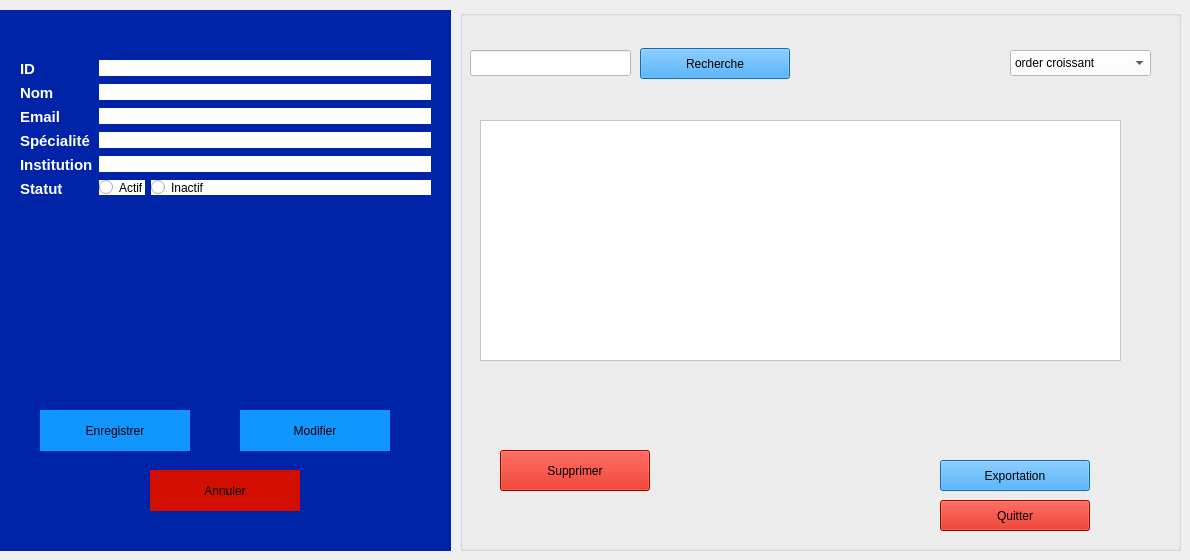
     <widget class="QWidget" name="stackedWidgetPage4">
      <widget class="QGroupBox" name="groupBox_Reviewer_Form">
       <property name="geometry">
        <rect>
         <x>0</x>
         <y>10</y>
         <width>451</width>
         <height>541</height>
        </rect>
       </property>
       <property name="styleSheet">
        <string notr="true">background-color: rgb(0, 36, 168);
border: #A8D3F0;</string>
       </property>
       <property name="title">
        <string/>
       </property>
       <widget class="QWidget" name="formLayoutWidget_Reviewer">
        <property name="geometry">
         <rect>
          <x>20</x>
          <y>50</y>
          <width>411</width>
          <height>261</height>
         </rect>
        </property>
        <layout class="QFormLayout" name="formLayout_Reviewer">
         <item row="0" column="0">
          <widget class="QLabel" name="label_Rev_ID">
           <property name="text">
            <string>&lt;html&gt;&lt;head/&gt;&lt;body&gt;&lt;p&gt;&lt;span style=&quot; font-size:11pt; font-weight:700; color:#ffffff;&quot;&gt;ID&lt;/span&gt;&lt;/p&gt;&lt;/body&gt;&lt;/html&gt;</string>
           </property>
          </widget>
         </item>
         <item row="0" column="1">
          <widget class="QLineEdit" name="idReviewer">
           <property name="styleSheet">
            <string notr="true">background-color: rgb(255, 255, 255);</string>
           </property>
          </widget>
         </item>
         <item row="1" column="0">
          <widget class="QLabel" name="label_Rev_Nom">
           <property name="text">
            <string>&lt;html&gt;&lt;head/&gt;&lt;body&gt;&lt;p&gt;&lt;span style=&quot; font-size:11pt; font-weight:700; color:#ffffff;&quot;&gt;Nom&lt;/span&gt;&lt;/p&gt;&lt;/body&gt;&lt;/html&gt;</string>
           </property>
          </widget>
         </item>
         <item row="1" column="1">
          <widget class="QLineEdit" name="nomReviewer">
           <property name="styleSheet">
            <string notr="true">background-color: rgb(255, 255, 255);</string>
           </property>
          </widget>
         </item>
         <item row="2" column="0">
          <widget class="QLabel" name="label_Rev_Email">
           <property name="text">
            <string>&lt;html&gt;&lt;head/&gt;&lt;body&gt;&lt;p&gt;&lt;span style=&quot; font-size:11pt; font-weight:700; color:#ffffff;&quot;&gt;Email&lt;/span&gt;&lt;/p&gt;&lt;/body&gt;&lt;/html&gt;</string>
           </property>
          </widget>
         </item>
         <item row="2" column="1">
          <widget class="QLineEdit" name="emailReviewer">
           <property name="styleSheet">
            <string notr="true">background-color: rgb(255, 255, 255);</string>
           </property>
          </widget>
         </item>
         <item row="3" column="0">
          <widget class="QLabel" name="label_Rev_Spec">
           <property name="text">
            <string>&lt;html&gt;&lt;head/&gt;&lt;body&gt;&lt;p&gt;&lt;span style=&quot; font-size:11pt; font-weight:700; color:#ffffff;&quot;&gt;Spécialité&lt;/span&gt;&lt;/p&gt;&lt;/body&gt;&lt;/html&gt;</string>
           </property>
          </widget>
         </item>
         <item row="3" column="1">
          <widget class="QLineEdit" name="specialiteReviewer">
           <property name="styleSheet">
            <string notr="true">background-color: rgb(255, 255, 255);</string>
           </property>
          </widget>
         </item>
         <item row="4" column="0">
          <widget class="QLabel" name="label_Rev_Inst">
           <property name="text">
            <string>&lt;html&gt;&lt;head/&gt;&lt;body&gt;&lt;p&gt;&lt;span style=&quot; font-size:11pt; font-weight:700; color:#ffffff;&quot;&gt;Institution&lt;/span&gt;&lt;/p&gt;&lt;/body&gt;&lt;/html&gt;</string>
           </property>
          </widget>
         </item>
         <item row="4" column="1">
          <widget class="QLineEdit" name="institutionReviewer">
           <property name="styleSheet">
            <string notr="true">background-color: rgb(255, 255, 255);</string>
           </property>
          </widget>
         </item>
         <item row="5" column="0">
          <widget class="QLabel" name="label_Rev_Statut">
           <property name="text">
            <string>&lt;html&gt;&lt;head/&gt;&lt;body&gt;&lt;p&gt;&lt;span style=&quot; font-size:11pt; font-weight:700; color:#ffffff;&quot;&gt;Statut&lt;/span&gt;&lt;/p&gt;&lt;/body&gt;&lt;/html&gt;</string>
           </property>
          </widget>
         </item>
         <item row="5" column="1">
          <layout class="QFormLayout" name="formLayout_Rev_Statut">
           <item row="0" column="0">
            <widget class="QRadioButton" name="actifReviewer">
             <property name="styleSheet">
              <string notr="true">background-color: rgb(255, 255, 255);</string>
             </property>
             <property name="text">
              <string>Actif</string>
             </property>
            </widget>
           </item>
           <item row="0" column="1">
            <widget class="QRadioButton" name="inactifReviewer">
             <property name="styleSheet">
              <string notr="true">background-color: rgb(255, 255, 255);</string>
             </property>
             <property name="text">
              <string>Inactif</string>
             </property>
            </widget>
           </item>
          </layout>
         </item>
        </layout>
       </widget>
       <widget class="QPushButton" name="enregistrerReviewer">
        <property name="geometry">
         <rect>
          <x>40</x>
          <y>400</y>
          <width>150</width>
          <height>41</height>
         </rect>
        </property>
        <property name="styleSheet">
         <string notr="true">background-color: rgb(16, 151, 255);</string>
        </property>
        <property name="text">
         <string>Enregistrer</string>
        </property>
       </widget>
       <widget class="QPushButton" name="modifierReviewer">
        <property name="geometry">
         <rect>
          <x>240</x>
          <y>400</y>
          <width>150</width>
          <height>41</height>
         </rect>
        </property>
        <property name="styleSheet">
         <string notr="true">background-color: rgb(16, 151, 255);</string>
        </property>
        <property name="text">
         <string>Modifier</string>
        </property>
       </widget>
       <widget class="QPushButton" name="annulerReviewer">
        <property name="geometry">
         <rect>
          <x>150</x>
          <y>460</y>
          <width>150</width>
          <height>41</height>
         </rect>
        </property>
        <property name="styleSheet">
         <string notr="true">background-color: rgb(209, 14, 0);</string>
        </property>
        <property name="text">
         <string>Annuler</string>
        </property>
       </widget>
      </widget>
      <widget class="QGroupBox" name="groupBox_Session_List_3">
       <property name="geometry">
        <rect>
         <x>460</x>
         <y>10</y>
         <width>721</width>
         <height>541</height>
        </rect>
       </property>
       <property name="styleSheet">
        <string notr="true">background-color: rgb(0, 36, 168);
border: #A8D3F0;
/* Style pour tous les GroupBox */
QGroupBox {
    border: 2px solid #2c3e50; /* Couleur de la bordure */
    border-radius: 15px;      /* Même arrondi que les boutons */
    margin-top: 20px;         /* Espace pour le titre en haut */
    font-weight: bold;
    color: #2c3e50;
}
/* Style spécifique pour le titre du GroupBox */
QGroupBox::title {
    subcontrol-origin: margin;
    subcontrol-position: top center; /* Place le titre en haut au centre */
    padding: 0 10px;
}</string>
       </property>
       <property name="title">
        <string/>
       </property>
       <widget class="QLineEdit" name="rechSession_3">
        <property name="geometry">
         <rect>
          <x>10</x>
          <y>40</y>
          <width>161</width>
          <height>26</height>
         </rect>
        </property>
        <property name="styleSheet">
         <string notr="true">background-color: rgb(255, 255, 255);</string>
        </property>
       </widget>
       <widget class="QPushButton" name="rechercheSession_3">
        <property name="geometry">
         <rect>
          <x>180</x>
          <y>38</y>
          <width>150</width>
          <height>31</height>
         </rect>
        </property>
        <property name="styleSheet">
         <string notr="true">background-color: rgb(16, 151, 255);
</string>
        </property>
        <property name="text">
         <string>Recherche</string>
        </property>
       </widget>
       <widget class="QPushButton" name="SuppSession_3">
        <property name="geometry">
         <rect>
          <x>40</x>
          <y>440</y>
          <width>150</width>
          <height>41</height>
         </rect>
        </property>
        <property name="styleSheet">
         <string notr="true">background-color: rgb(209, 14, 0);</string>
        </property>
        <property name="text">
         <string>Supprimer</string>
        </property>
       </widget>
       <widget class="QPushButton" name="quitterSession_3">
        <property name="geometry">
         <rect>
          <x>480</x>
          <y>490</y>
          <width>150</width>
          <height>31</height>
         </rect>
        </property>
        <property name="styleSheet">
         <string notr="true">background-color: rgb(209, 14, 0);
</string>
        </property>
        <property name="text">
         <string>Quitter</string>
        </property>
       </widget>
       <widget class="QPushButton" name="expoSession_3">
        <property name="geometry">
         <rect>
          <x>480</x>
          <y>450</y>
          <width>150</width>
          <height>31</height>
         </rect>
        </property>
        <property name="styleSheet">
         <string notr="true">background-color: rgb(16, 151, 255);
</string>
        </property>
        <property name="text">
         <string>Exportation</string>
        </property>
       </widget>
       <widget class="QComboBox" name="comboBox_7">
        <property name="geometry">
         <rect>
          <x>550</x>
          <y>40</y>
          <width>141</width>
          <height>26</height>
         </rect>
        </property>
        <property name="palette">
         <palette>
          <active>
           <colorrole role="WindowText">
            <brush brushstyle="SolidPattern">
             <color alpha="255">
              <red>0</red>
              <green>0</green>
              <blue>0</blue>
             </color>
            </brush>
           </colorrole>
           <colorrole role="Button">
            <brush brushstyle="SolidPattern">
             <color alpha="255">
              <red>255</red>
              <green>255</green>
              <blue>255</blue>
             </color>
            </brush>
           </colorrole>
           <colorrole role="Light">
            <brush brushstyle="SolidPattern">
             <color alpha="255">
              <red>255</red>
              <green>255</green>
              <blue>255</blue>
             </color>
            </brush>
           </colorrole>
           <colorrole role="Midlight">
            <brush brushstyle="SolidPattern">
             <color alpha="255">
              <red>255</red>
              <green>255</green>
              <blue>255</blue>
             </color>
            </brush>
           </colorrole>
           <colorrole role="Dark">
            <brush brushstyle="SolidPattern">
             <color alpha="255">
              <red>127</red>
              <green>127</green>
              <blue>127</blue>
             </color>
            </brush>
           </colorrole>
           <colorrole role="Mid">
            <brush brushstyle="SolidPattern">
             <color alpha="255">
              <red>170</red>
              <green>170</green>
              <blue>170</blue>
             </color>
            </brush>
           </colorrole>
           <colorrole role="Text">
            <brush brushstyle="SolidPattern">
             <color alpha="255">
              <red>0</red>
              <green>0</green>
              <blue>0</blue>
             </color>
            </brush>
           </colorrole>
           <colorrole role="BrightText">
            <brush brushstyle="SolidPattern">
             <color alpha="255">
              <red>255</red>
              <green>255</green>
              <blue>255</blue>
             </color>
            </brush>
           </colorrole>
           <colorrole role="ButtonText">
            <brush brushstyle="SolidPattern">
             <color alpha="255">
              <red>0</red>
              <green>0</green>
              <blue>0</blue>
             </color>
            </brush>
           </colorrole>
           <colorrole role="Base">
            <brush brushstyle="SolidPattern">
             <color alpha="255">
              <red>255</red>
              <green>255</green>
              <blue>255</blue>
             </color>
            </brush>
           </colorrole>
           <colorrole role="Window">
            <brush brushstyle="SolidPattern">
             <color alpha="255">
              <red>255</red>
              <green>255</green>
              <blue>255</blue>
             </color>
            </brush>
           </colorrole>
           <colorrole role="Shadow">
            <brush brushstyle="SolidPattern">
             <color alpha="255">
              <red>0</red>
              <green>0</green>
              <blue>0</blue>
             </color>
            </brush>
           </colorrole>
           <colorrole role="AlternateBase">
            <brush brushstyle="SolidPattern">
             <color alpha="255">
              <red>255</red>
              <green>255</green>
              <blue>255</blue>
             </color>
            </brush>
           </colorrole>
           <colorrole role="ToolTipBase">
            <brush brushstyle="SolidPattern">
             <color alpha="255">
              <red>255</red>
              <green>255</green>
              <blue>220</blue>
             </color>
            </brush>
           </colorrole>
           <colorrole role="ToolTipText">
            <brush brushstyle="SolidPattern">
             <color alpha="255">
              <red>0</red>
              <green>0</green>
              <blue>0</blue>
             </color>
            </brush>
           </colorrole>
           <colorrole role="PlaceholderText">
            <brush brushstyle="SolidPattern">
             <color alpha="127">
              <red>0</red>
              <green>0</green>
              <blue>0</blue>
             </color>
            </brush>
           </colorrole>
           <colorrole role="Accent">
            <brush brushstyle="SolidPattern">
             <color alpha="255">
              <red>255</red>
              <green>255</green>
              <blue>255</blue>
             </color>
            </brush>
           </colorrole>
          </active>
          <inactive>
           <colorrole role="WindowText">
            <brush brushstyle="SolidPattern">
             <color alpha="255">
              <red>0</red>
              <green>0</green>
              <blue>0</blue>
             </color>
            </brush>
           </colorrole>
           <colorrole role="Button">
            <brush brushstyle="SolidPattern">
             <color alpha="255">
              <red>255</red>
              <green>255</green>
              <blue>255</blue>
             </color>
            </brush>
           </colorrole>
           <colorrole role="Light">
            <brush brushstyle="SolidPattern">
             <color alpha="255">
              <red>255</red>
              <green>255</green>
              <blue>255</blue>
             </color>
            </brush>
           </colorrole>
           <colorrole role="Midlight">
            <brush brushstyle="SolidPattern">
             <color alpha="255">
              <red>255</red>
              <green>255</green>
              <blue>255</blue>
             </color>
            </brush>
           </colorrole>
           <colorrole role="Dark">
            <brush brushstyle="SolidPattern">
             <color alpha="255">
              <red>127</red>
              <green>127</green>
              <blue>127</blue>
             </color>
            </brush>
           </colorrole>
           <colorrole role="Mid">
            <brush brushstyle="SolidPattern">
             <color alpha="255">
              <red>170</red>
              <green>170</green>
              <blue>170</blue>
             </color>
            </brush>
           </colorrole>
           <colorrole role="Text">
            <brush brushstyle="SolidPattern">
             <color alpha="255">
              <red>0</red>
              <green>0</green>
              <blue>0</blue>
             </color>
            </brush>
           </colorrole>
           <colorrole role="BrightText">
            <brush brushstyle="SolidPattern">
             <color alpha="255">
              <red>255</red>
              <green>255</green>
              <blue>255</blue>
             </color>
            </brush>
           </colorrole>
           <colorrole role="ButtonText">
            <brush brushstyle="SolidPattern">
             <color alpha="255">
              <red>0</red>
              <green>0</green>
              <blue>0</blue>
             </color>
            </brush>
           </colorrole>
           <colorrole role="Base">
            <brush brushstyle="SolidPattern">
             <color alpha="255">
              <red>255</red>
              <green>255</green>
              <blue>255</blue>
             </color>
            </brush>
           </colorrole>
           <colorrole role="Window">
            <brush brushstyle="SolidPattern">
             <color alpha="255">
              <red>255</red>
              <green>255</green>
              <blue>255</blue>
             </color>
            </brush>
           </colorrole>
           <colorrole role="Shadow">
            <brush brushstyle="SolidPattern">
             <color alpha="255">
              <red>0</red>
              <green>0</green>
              <blue>0</blue>
             </color>
            </brush>
           </colorrole>
           <colorrole role="AlternateBase">
            <brush brushstyle="SolidPattern">
             <color alpha="255">
              <red>255</red>
              <green>255</green>
              <blue>255</blue>
             </color>
            </brush>
           </colorrole>
           <colorrole role="ToolTipBase">
            <brush brushstyle="SolidPattern">
             <color alpha="255">
              <red>255</red>
              <green>255</green>
              <blue>220</blue>
             </color>
            </brush>
           </colorrole>
           <colorrole role="ToolTipText">
            <brush brushstyle="SolidPattern">
             <color alpha="255">
              <red>0</red>
              <green>0</green>
              <blue>0</blue>
             </color>
            </brush>
           </colorrole>
           <colorrole role="PlaceholderText">
            <brush brushstyle="SolidPattern">
             <color alpha="127">
              <red>0</red>
              <green>0</green>
              <blue>0</blue>
             </color>
            </brush>
           </colorrole>
           <colorrole role="Accent">
            <brush brushstyle="SolidPattern">
             <color alpha="255">
              <red>255</red>
              <green>255</green>
              <blue>255</blue>
             </color>
            </brush>
           </colorrole>
          </inactive>
          <disabled>
           <colorrole role="WindowText">
            <brush brushstyle="SolidPattern">
             <color alpha="255">
              <red>127</red>
              <green>127</green>
              <blue>127</blue>
             </color>
            </brush>
           </colorrole>
           <colorrole role="Button">
            <brush brushstyle="SolidPattern">
             <color alpha="255">
              <red>255</red>
              <green>255</green>
              <blue>255</blue>
             </color>
            </brush>
           </colorrole>
           <colorrole role="Light">
            <brush brushstyle="SolidPattern">
             <color alpha="255">
              <red>255</red>
              <green>255</green>
              <blue>255</blue>
             </color>
            </brush>
           </colorrole>
           <colorrole role="Midlight">
            <brush brushstyle="SolidPattern">
             <color alpha="255">
              <red>255</red>
              <green>255</green>
              <blue>255</blue>
             </color>
            </brush>
           </colorrole>
           <colorrole role="Dark">
            <brush brushstyle="SolidPattern">
             <color alpha="255">
              <red>127</red>
              <green>127</green>
              <blue>127</blue>
             </color>
            </brush>
           </colorrole>
           <colorrole role="Mid">
            <brush brushstyle="SolidPattern">
             <color alpha="255">
              <red>170</red>
              <green>170</green>
              <blue>170</blue>
             </color>
            </brush>
           </colorrole>
           <colorrole role="Text">
            <brush brushstyle="SolidPattern">
             <color alpha="255">
              <red>127</red>
              <green>127</green>
              <blue>127</blue>
             </color>
            </brush>
           </colorrole>
           <colorrole role="BrightText">
            <brush brushstyle="SolidPattern">
             <color alpha="255">
              <red>255</red>
              <green>255</green>
              <blue>255</blue>
             </color>
            </brush>
           </colorrole>
           <colorrole role="ButtonText">
            <brush brushstyle="SolidPattern">
             <color alpha="255">
              <red>127</red>
              <green>127</green>
              <blue>127</blue>
             </color>
            </brush>
           </colorrole>
           <colorrole role="Base">
            <brush brushstyle="SolidPattern">
             <color alpha="255">
              <red>255</red>
              <green>255</green>
              <blue>255</blue>
             </color>
            </brush>
           </colorrole>
           <colorrole role="Window">
            <brush brushstyle="SolidPattern">
             <color alpha="255">
              <red>255</red>
              <green>255</green>
              <blue>255</blue>
             </color>
            </brush>
           </colorrole>
           <colorrole role="Shadow">
            <brush brushstyle="SolidPattern">
             <color alpha="255">
              <red>0</red>
              <green>0</green>
              <blue>0</blue>
             </color>
            </brush>
           </colorrole>
           <colorrole role="AlternateBase">
            <brush brushstyle="SolidPattern">
             <color alpha="255">
              <red>255</red>
              <green>255</green>
              <blue>255</blue>
             </color>
            </brush>
           </colorrole>
           <colorrole role="ToolTipBase">
            <brush brushstyle="SolidPattern">
             <color alpha="255">
              <red>255</red>
              <green>255</green>
              <blue>220</blue>
             </color>
            </brush>
           </colorrole>
           <colorrole role="ToolTipText">
            <brush brushstyle="SolidPattern">
             <color alpha="255">
              <red>0</red>
              <green>0</green>
              <blue>0</blue>
             </color>
            </brush>
           </colorrole>
           <colorrole role="PlaceholderText">
            <brush brushstyle="SolidPattern">
             <color alpha="127">
              <red>127</red>
              <green>127</green>
              <blue>127</blue>
             </color>
            </brush>
           </colorrole>
           <colorrole role="Accent">
            <brush brushstyle="SolidPattern">
             <color alpha="255">
              <red>255</red>
              <green>255</green>
              <blue>255</blue>
             </color>
            </brush>
           </colorrole>
          </disabled>
         </palette>
        </property>
        <property name="styleSheet">
         <string notr="true">background-color: rgb(255, 255, 255);</string>
        </property>
        <item>
         <property name="text">
          <string>order croissant</string>
         </property>
        </item>
        <item>
         <property name="text">
          <string>order decroissant</string>
         </property>
        </item>
       </widget>
       <widget class="QTableWidget" name="tableWidget_7">
        <property name="geometry">
         <rect>
          <x>20</x>
          <y>110</y>
          <width>641</width>
          <height>241</height>
         </rect>
        </property>
        <property name="styleSheet">
         <string notr="true">background-color: rgb(255, 255, 255);</string>
        </property>
       </widget>
      </widget>
     </widget>
